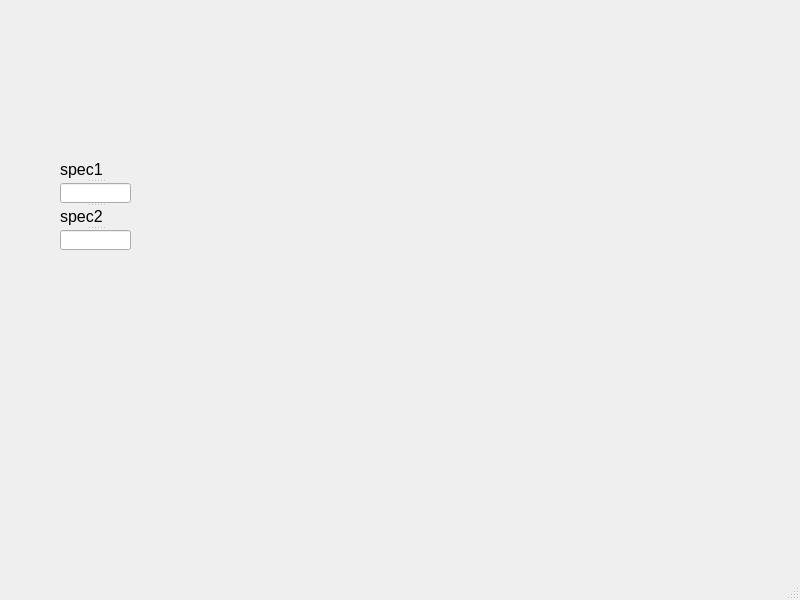
<?xml version="1.0" encoding="UTF-8"?>
<ui version="4.0">
 <class>MainWindow</class>
 <widget class="QMainWindow" name="MainWindow">
  <property name="geometry">
   <rect>
    <x>0</x>
    <y>0</y>
    <width>800</width>
    <height>600</height>
   </rect>
  </property>
  <property name="windowTitle">
   <string>MainWindow</string>
  </property>
  <widget class="QWidget" name="centralwidget">
   <widget class="QSplitter" name="splitter">
    <property name="geometry">
     <rect>
      <x>60</x>
      <y>160</y>
      <width>71</width>
      <height>91</height>
     </rect>
    </property>
    <property name="orientation">
     <enum>Qt::Vertical</enum>
    </property>
    <widget class="QLabel" name="label">
     <property name="font">
      <font>
       <pointsize>12</pointsize>
      </font>
     </property>
     <property name="text">
      <string>spec1</string>
     </property>
    </widget>
    <widget class="QLineEdit" name="lineEdit"/>
    <widget class="QLabel" name="label_2">
     <property name="font">
      <font>
       <pointsize>12</pointsize>
      </font>
     </property>
     <property name="text">
      <string>spec2</string>
     </property>
    </widget>
    <widget class="QLineEdit" name="lineEdit_2"/>
   </widget>
  </widget>
  <widget class="QMenuBar" name="menubar">
   <property name="geometry">
    <rect>
     <x>0</x>
     <y>0</y>
     <width>800</width>
     <height>18</height>
    </rect>
   </property>
   <property name="sizePolicy">
    <sizepolicy hsizetype="Fixed" vsizetype="Minimum">
     <horstretch>6</horstretch>
     <verstretch>8</verstretch>
    </sizepolicy>
   </property>
  </widget>
  <widget class="QStatusBar" name="statusbar"/>
 </widget>
 <resources/>
 <connections/>
</ui>
